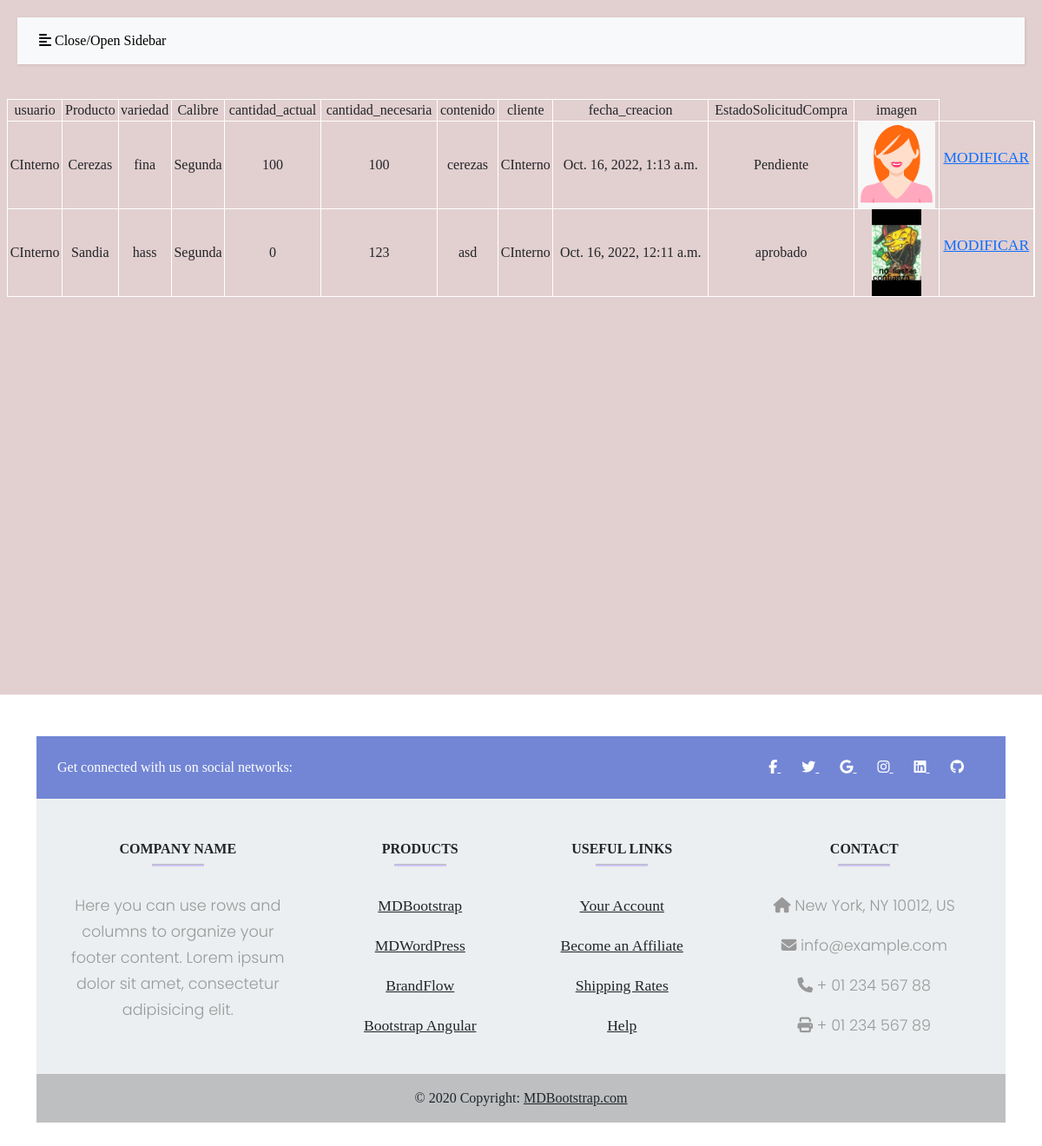
The app's page /Solicitudes/, older data.
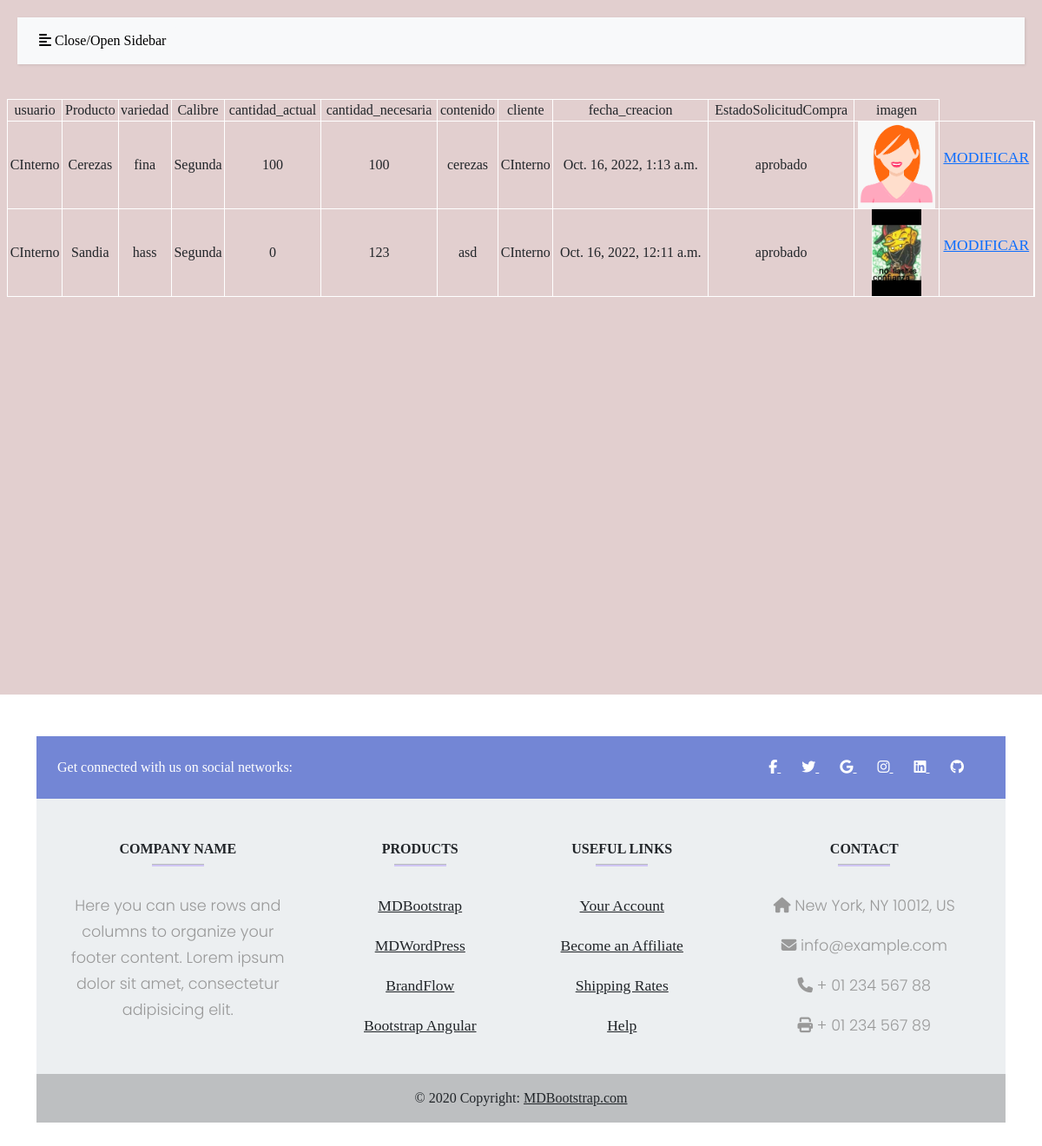
The same page, newer data.
### feriavirtualapp/models.py (models this page shows, shortened)
class Post(models.Model):
    usuario = models.ForeignKey(User, on_delete=models.CASCADE)
    producto = models.CharField(max_length=50, choices = PRODUCTOS, null=True)
    variedad = models.CharField(max_length=50, null=True)
    calibre = models.CharField(max_length=50, choices = CALIBRE, null=True,default=1)
    cantidad_actual = models.IntegerField(default=0)
    cantidad_necesaria = models.IntegerField(default=0)
    contenido = models.TextField()
    cliente = models.ForeignKey(User, on_delete=models.CASCADE,related_name='ClienteSoli')
    fecha_creacion = models.DateTimeField(default=timezone.now)
    imagen = models.ImageField(upload_to="Posts", null=True)
    EstadoSolicitud = models.CharField(max_length=50, null=True, choices=EstadoSolicitudCompra, default='3')
    class Meta:
        ordering = ['-fecha_creacion']

class User(AbstractUser):
    ROLES =(
    ("1", "Productor"),
    ("2", "Cliente externo"),
    ("3", "Cliente interno"),
    ("4", "Transportista"),
    ("5", "Consultor"),
    ("6", "Administrador"),
    ("6", "Revisor de calidad"),
    )
    rol = models.CharField(max_length=50, choices = ROLES, null=True)
    imagen = models.ImageField(upload_to="Perfil",default='default.png')
    def __str__(self):
        return f'{self.username}'

### feriavirtualapp/views.py (the view)
# urls.py: path('Solicitudes/', views.solicitudes, name='Solicitudes'),
def solicitudes(request):
    soli = Post.objects.all()
    context ={'soli':soli,}
    return render(request, 'Solicitudes.html', context)

### feriavirtualapp/templates/solicitudes.html (shortened to what this page needs)
{% extends 'baseboostrap.html' %}
{% load humanize %}
{% block content %}
<div class="main row">
    <table class="tabla col-xs-12">
        <tr class="table tr">
          <td>usuario </td>
          <td>Producto</td>
          <td>variedad</td>
          <td>Calibre</td>
          <td>cantidad_actual</td>
          <td>cantidad_necesaria</td>
          <td>contenido</td>
          <td>cliente</td>
          <td>fecha_creacion</td>
          <td>EstadoSolicitudCompra</td>
          <td>imagen</td>
        {% for s in soli %}
        <tr>
            <td>{{ s.usuario.username }}</td>
            <td>{{ s.get_producto_display }}</td>
            <td>{{ s.variedad }}</td>
            <td>{{ s.get_calibre_display }}</td>
            <td>{{ s.cantidad_actual }}</td>
            <td>{{ s.cantidad_necesaria }}</td>
            <td>{{ s.contenido }}</td>
            <td>{{ s.cliente }}</td>
            <td>{{ s.fecha_creacion }}</td>
            <td>{{ s.get_EstadoSolicitud_display }}</td>
            <td> <img  src="{{ s.imagen.url }}"> </td>
            <td><p class="boton_mod"><a  href="{% url 'modificarSolicitud' s.pk%}">MODIFICAR</a></p></td>
          </tr>
        {% endfor %}
      </table>
</div>
{% endblock %}

### feriavirtualapp/templates/baseboostrap.html (shortened to what this page needs)
{% load static %}
<!DOCTYPE html>
<html lang="es">
<head>
    <link rel="stylesheet" type="text/css" href="{% static 'css/styles.css' %}">
    <link rel="stylesheet" type="text/css" href="{% static 'css/flexboxgrid.min.css' %}">
    <link rel="stylesheet" type="text/css" href="{% static 'css/normalize.css' %}">
    <link rel="stylesheet" type="text/css" href="{% static 'css/seguimiento.css' %}">
    <link rel="stylesheet" type="text/css" href="{% static 'css/cssboostrapside.css' %}">
    <link href="https://cdn.jsdelivr.net/npm/bootstrap@5.2.2/dist/css/bootstrap.min.css" rel="stylesheet">
</head>
<body >
    <div id="content">
        <nav class="navbar navbar-expand-lg navbar-light bg-light">
            <div class="container-fluid">
                <button type="button" id="sidebarCollapse"class="btn btn-light">
                    <i class="fas fa-align-left"></i>
                    <span>Close/Open Sidebar</span>
            </div>
        </nav>
        {% block content %}
        {% endblock %}
  </div>
<div class="container my-5">
    <footer
            class="text-center text-lg-start text-dark"
            style="background-color: #ECEFF1"
            >
      <section
               class="d-flex justify-content-between p-4 text-white"
               style="background-color: #7386D5"
               >
        <div class="me-5">
          <span>Get connected with us on social networks:</span>
        </div>
        <div>
          <a href="" class="text-white me-4">
            <i class="fab fa-facebook-f"></i>
          </a>
          <a href="" class="text-white me-4">
            <i class="fab fa-twitter"></i>
          </a>
          <a href="" class="text-white me-4">
            <i class="fab fa-google"></i>
          </a>
          <a href="" class="text-white me-4">
            <i class="fab fa-instagram"></i>
          </a>
          <a href="" class="text-white me-4">
            <i class="fab fa-linkedin"></i>
          </a>
          <a href="" class="text-white me-4">
            <i class="fab fa-github"></i>
          </a>
        </div>
      </section>
      <section class="">
        <div class="container text-center text-md-start mt-5">
          <div class="row mt-3">
            <div class="col-md-3 col-lg-4 col-xl-3 mx-auto mb-4">
              <h6 class="text-uppercase fw-bold">Company name</h6>
              <hr
                  class="mb-4 mt-0 d-inline-block mx-auto"
                  style="width: 60px; background-color: #7c4dff; height: 2px"
                  />
              <p>
                Here you can use rows and columns to organize your footer
                content. Lorem ipsum dolor sit amet, consectetur adipisicing
                elit.
              </p>
            </div>
            <div class="col-md-2 col-lg-2 col-xl-2 mx-auto mb-4">
              <h6 class="text-uppercase fw-bold">Products</h6>
              <hr
                  class="mb-4 mt-0 d-inline-block mx-auto"
                  style="width: 60px; background-color: #7c4dff; height: 2px"
                  />
              <p>
                <a href="#!" class="text-dark">MDBootstrap</a>
              </p>
              <p>
                <a href="#!" class="text-dark">MDWordPress</a>
              </p>
              <p>
                <a href="#!" class="text-dark">BrandFlow</a>
              </p>
              <p>
                <a href="#!" class="text-dark">Bootstrap Angular</a>
              </p>
            </div>
            <div class="col-md-3 col-lg-2 col-xl-2 mx-auto mb-4">
              <h6 class="text-uppercase fw-bold">Useful links</h6>
              <hr
                  class="mb-4 mt-0 d-inline-block mx-auto"
                  style="width: 60px; background-color: #7c4dff; height: 2px"
                  />
              <p>
                <a href="#!" class="text-dark">Your Account</a>
              </p>
              <p>
                <a href="#!" class="text-dark">Become an Affiliate</a>
              </p>
              <p>
                <a href="#!" class="text-dark">Shipping Rates</a>
              </p>
              <p>
                <a href="#!" class="text-dark">Help</a>
              </p>
            </div>
            <div class="col-md-4 col-lg-3 col-xl-3 mx-auto mb-md-0 mb-4">
              <h6 class="text-uppercase fw-bold">Contact</h6>
              <hr
                  class="mb-4 mt-0 d-inline-block mx-auto"
                  style="width: 60px; background-color: #7c4dff; height: 2px"
                  />
              <p><i class="fas fa-home mr-3"></i> New York, NY 10012, US</p>
              <p><i class="fas fa-envelope mr-3"></i> info@example.com</p>
              <p><i class="fas fa-phone mr-3"></i> + 01 234 567 88</p>
              <p><i class="fas fa-print mr-3"></i> + 01 234 567 89</p>
            </div>
          </div>
        </div>
      </section>
      <div
           class="text-center p-3"
           style="background-color: rgba(0, 0, 0, 0.2)"
           >
        © 2020 Copyright:
        <a class="text-dark" href="https://mdbootstrap.com/"
           >MDBootstrap.com</a
          >
      </div>
    </footer>
  </div>
</body>
</html>

### feriavirtualapp/static/css/styles.css (style rules this page uses)
* { padding: 0; margin: 0; font-family: century gothic; text-align: center; }
.main { margin: 50px 0; }
table tr td { border: 1px solid white; }
table tr td img { height: 100px; }

### feriavirtualapp/static/css/cssboostrapside.css (style rules this page uses)
body { font-family: 'Poppins', sans-serif; background-color: #171111; }
p { font-family: 'Poppins', sans-serif; font-size: 1.1em; font-weight: 300; line-height: 1.7em; color: #999; }
a, a:hover, a:focus { color: inherit; text-decoration: none; transition: all 0.3s; }
.navbar { padding: 15px 10px; background: #fff; border: none; border-radius: 0; margin-bottom: 40px; box-shadow: 1px 1px 3px rgba(0, 0, 0, 0.1); }
#content { width: 100%; padding: 20px; min-height: 100vh; transition: all 0.3s; background-color: rgb(226, 207, 207); }

Row changes from the older to the newer data that the page shows:
changed Post "Cerezas": EstadoSolicitud "Pendiente" → "aprobado"
